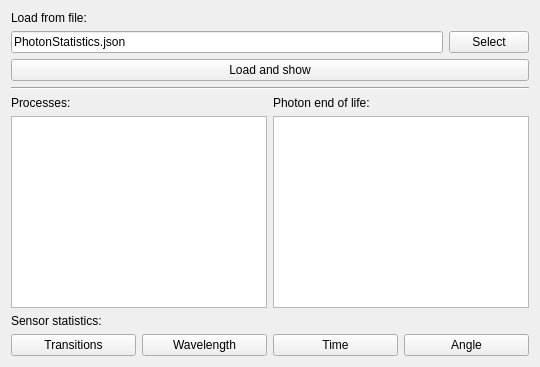
          <widget class="QWidget" name="tab_6">
           <attribute name="title">
            <string>Statistics</string>
           </attribute>
           <layout class="QVBoxLayout" name="verticalLayout_15">
            <item>
             <widget class="QLabel" name="label_5">
              <property name="text">
               <string>Load from file:</string>
              </property>
             </widget>
            </item>
            <item>
             <layout class="QHBoxLayout" name="horizontalLayout_9">
              <item>
               <widget class="QLineEdit" name="leStatisticsFile">
                <property name="text">
                 <string>PhotonStatistics.json</string>
                </property>
               </widget>
              </item>
              <item>
               <widget class="QPushButton" name="pbSelectStatisticsFile">
                <property name="text">
                 <string>Select</string>
                </property>
               </widget>
              </item>
             </layout>
            </item>
            <item>
             <widget class="QPushButton" name="pbLoadAndShowStatistics">
              <property name="text">
               <string>Load and show</string>
              </property>
             </widget>
            </item>
            <item>
             <widget class="Line" name="line">
              <property name="orientation">
               <enum>Qt::Horizontal</enum>
              </property>
             </widget>
            </item>
            <item>
             <layout class="QHBoxLayout" name="horizontalLayout_32">
              <property name="topMargin">
               <number>0</number>
              </property>
              <item>
               <layout class="QVBoxLayout" name="verticalLayout_19">
                <property name="rightMargin">
                 <number>0</number>
                </property>
                <item>
                 <widget class="QLabel" name="label_10">
                  <property name="text">
                   <string>Processes:</string>
                  </property>
                 </widget>
                </item>
                <item>
                 <widget class="QPlainTextEdit" name="ptePhotonProcesses"/>
                </item>
               </layout>
              </item>
              <item>
               <layout class="QVBoxLayout" name="verticalLayout_16">
                <property name="topMargin">
                 <number>0</number>
                </property>
                <item>
                 <widget class="QLabel" name="label_9">
                  <property name="text">
                   <string>Photon end of life:</string>
                  </property>
                 </widget>
                </item>
                <item>
                 <widget class="QPlainTextEdit" name="pteEndOfLife"/>
                </item>
               </layout>
              </item>
             </layout>
            </item>
            <item>
             <widget class="QLabel" name="label_8">
              <property name="text">
               <string>Sensor statistics:</string>
              </property>
             </widget>
            </item>
            <item>
             <layout class="QHBoxLayout" name="horizontalLayout_26">
              <item>
               <widget class="QPushButton" name="pbShowTransitionDistr">
                <property name="text">
                 <string>Transitions</string>
                </property>
               </widget>
              </item>
              <item>
               <widget class="QPushButton" name="pbShowWaveDistr">
                <property name="text">
                 <string>Wavelength</string>
                </property>
               </widget>
              </item>
              <item>
               <widget class="QPushButton" name="pbShowTimeDistr">
                <property name="text">
                 <string>Time</string>
                </property>
               </widget>
              </item>
              <item>
               <widget class="QPushButton" name="pbShowAngleDistr">
                <property name="text">
                 <string>Angle</string>
                </property>
               </widget>
              </item>
             </layout>
            </item>
           </layout>
          </widget>
